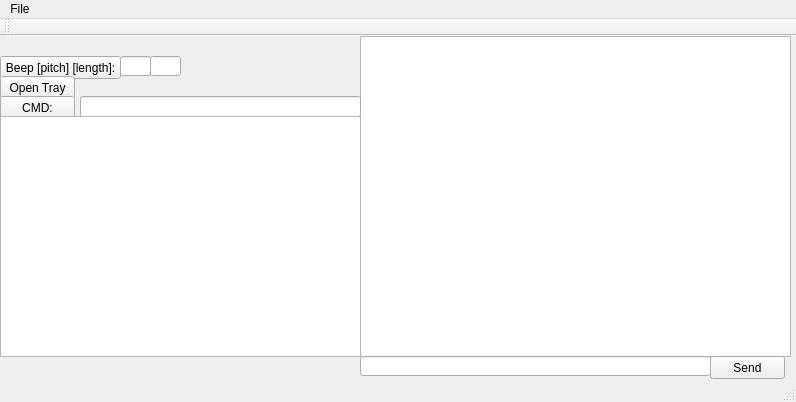
<?xml version="1.0" encoding="UTF-8"?>
<ui version="4.0">
 <class>QTTESTClass</class>
 <widget class="QMainWindow" name="QTTESTClass">
  <property name="geometry">
   <rect>
    <x>0</x>
    <y>0</y>
    <width>796</width>
    <height>402</height>
   </rect>
  </property>
  <property name="windowTitle">
   <string>QTTEST</string>
  </property>
  <widget class="QWidget" name="centralWidget">
   <widget class="QLineEdit" name="pitchEdit">
    <property name="geometry">
     <rect>
      <x>120</x>
      <y>20</y>
      <width>31</width>
      <height>20</height>
     </rect>
    </property>
   </widget>
   <widget class="QTextBrowser" name="textBrowser">
    <property name="enabled">
     <bool>true</bool>
    </property>
    <property name="geometry">
     <rect>
      <x>360</x>
      <y>0</y>
      <width>431</width>
      <height>321</height>
     </rect>
    </property>
   </widget>
   <widget class="QPushButton" name="sendButton">
    <property name="geometry">
     <rect>
      <x>710</x>
      <y>320</y>
      <width>75</width>
      <height>23</height>
     </rect>
    </property>
    <property name="text">
     <string>Send</string>
    </property>
   </widget>
   <widget class="QLineEdit" name="sendEdit">
    <property name="geometry">
     <rect>
      <x>360</x>
      <y>320</y>
      <width>351</width>
      <height>20</height>
     </rect>
    </property>
   </widget>
   <widget class="QPushButton" name="beepButton">
    <property name="geometry">
     <rect>
      <x>0</x>
      <y>20</y>
      <width>121</width>
      <height>23</height>
     </rect>
    </property>
    <property name="text">
     <string>Beep [pitch] [length]:</string>
    </property>
   </widget>
   <widget class="QLineEdit" name="lengthEdit">
    <property name="geometry">
     <rect>
      <x>150</x>
      <y>20</y>
      <width>31</width>
      <height>20</height>
     </rect>
    </property>
   </widget>
   <widget class="QPushButton" name="open_trayButton">
    <property name="geometry">
     <rect>
      <x>0</x>
      <y>40</y>
      <width>75</width>
      <height>23</height>
     </rect>
    </property>
    <property name="text">
     <string>Open Tray</string>
    </property>
   </widget>
   <widget class="QPushButton" name="cmdButton">
    <property name="geometry">
     <rect>
      <x>0</x>
      <y>60</y>
      <width>75</width>
      <height>23</height>
     </rect>
    </property>
    <property name="text">
     <string>CMD:</string>
    </property>
   </widget>
   <widget class="QLineEdit" name="cmdEdit">
    <property name="geometry">
     <rect>
      <x>80</x>
      <y>60</y>
      <width>281</width>
      <height>21</height>
     </rect>
    </property>
   </widget>
   <widget class="QListWidget" name="listWidget">
    <property name="geometry">
     <rect>
      <x>0</x>
      <y>80</y>
      <width>361</width>
      <height>241</height>
     </rect>
    </property>
   </widget>
  </widget>
  <widget class="QMenuBar" name="menuBar">
   <property name="geometry">
    <rect>
     <x>0</x>
     <y>0</y>
     <width>796</width>
     <height>19</height>
    </rect>
   </property>
   <widget class="QMenu" name="menuFile">
    <property name="title">
     <string>File</string>
    </property>
    <addaction name="actionCommand_List"/>
   </widget>
   <addaction name="menuFile"/>
  </widget>
  <widget class="QToolBar" name="mainToolBar">
   <attribute name="toolBarArea">
    <enum>TopToolBarArea</enum>
   </attribute>
   <attribute name="toolBarBreak">
    <bool>false</bool>
   </attribute>
  </widget>
  <widget class="QStatusBar" name="statusBar"/>
  <action name="actionCommand_List">
   <property name="text">
    <string>Command List</string>
   </property>
  </action>
 </widget>
 <layoutdefault spacing="6" margin="11"/>
 <resources>
  <include location="qttest.qrc"/>
 </resources>
 <connections/>
</ui>
